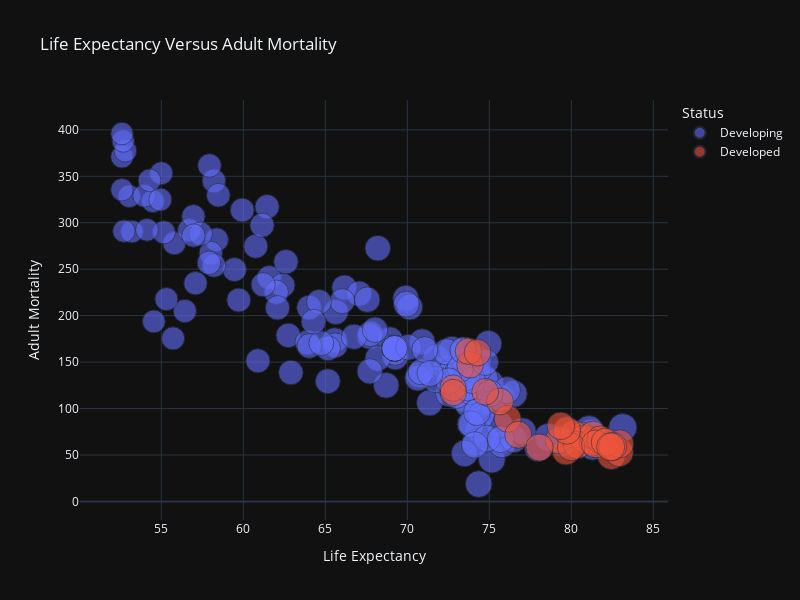

Notebook code cell kept with this figure:
### Code cell
# Create a scatter plot for life expectancy versus adult mortality
df_1 = cleaned_dataset.groupby(['Country', 'Status'])[['Life_Expectancy_Winsorized', 'Adult_Mortality_Winsorized']].mean().reset_index()

fig = px.scatter(
    df_1,
    y='Adult_Mortality_Winsorized', 
    x='Life_Expectancy_Winsorized',
    color='Status', 
    size='Life_Expectancy_Winsorized',
    template='plotly_dark',
    opacity=0.6,
    title='Life Expectancy Versus Adult Mortality')

fig.update_layout(
    width=800, 
    height=600, 
    xaxis_title='Life Expectancy', 
    yaxis_title='Adult Mortality')

### Figure 1 — Plotly figure (JSON) as saved in the notebook; plotly's stock layout.template omitted (floating-point values rounded to 4 significant figures; data arrays with more than 128 entries replaced by an {"elided": "..."} marker saying what was removed)
{"data": [{"hovertemplate": "Status=Developing<br>Life_Expectancy_Winsorized=%{marker.size}<br>Adult_Mortality_Winsorized=%{y}<extra></extra>", "legendgroup": "Developing", "marker": {"color": "#636efa", "opacity": 0.6, "size": {"elided": "158 float values"}, "sizemode": "area", "sizeref": 0.2079, "symbol": "circle"}, "mode": "markers", "name": "Developing", "orientation": "v", "showlegend": true, "type": "scatter", "x": {"elided": "158 float values"}, "xaxis": "x", "y": {"elided": "158 float values"}, "yaxis": "y"}, {"hovertemplate": "Status=Developed<br>Life_Expectancy_Winsorized=%{marker.size}<br>Adult_Mortality_Winsorized=%{y}<extra></extra>", "legendgroup": "Developed", "marker": {"color": "#EF553B", "opacity": 0.6, "size": [81.81, 81.48, 80.68, 72.79, 76.12, 79.67, 76.77, 79.26, 81.05, 73.83, 82.44, 80.15, 82.93, 82.95, 73.73, 72.81, 80.78, 80.36, 81.33, 81.34, 81.79, 75.65, 79.99, 74.28, 81.47, 74.75, 79.73, 82.07, 82.52, 82.4, 79.36, 78.06], "sizemode": "area", "sizeref": 0.2079, "symbol": "circle"}, "mode": "markers", "name": "Developed", "orientation": "v", "showlegend": true, "type": "scatter", "x": [81.81, 81.48, 80.68, 72.79, 76.12, 79.67, 76.77, 79.26, 81.05, 73.83, 82.44, 80.15, 82.93, 82.95, 73.73, 72.81, 80.78, 80.36, 81.33, 81.34, 81.79, 75.65, 79.99, 74.28, 81.47, 74.75, 79.73, 82.07, 82.52, 82.4, 79.36, 78.06], "xaxis": "x", "y": [63.19, 65.75, 70.19, 122.1, 89, 54.12, 71.81, 66.06, 66, 147.1, 49.38, 72.44, 52.64, 62, 161.8, 117.2, 67.56, 60.75, 64, 71.5, 66.25, 107.6, 58.88, 160.3, 62, 118.1, 76.44, 63.86, 59.19, 58.79, 81.4, 58.19], "yaxis": "y"}], "layout": {"height": 600, "legend": {"itemsizing": "constant", "title": {"text": "Status"}, "tracegroupgap": 0}, "title": {"text": "Life Expectancy Versus Adult Mortality"}, "width": 800, "xaxis": {"anchor": "y", "domain": [0, 1], "title": {"text": "Life Expectancy"}}, "yaxis": {"anchor": "x", "domain": [0, 1], "title": {"text": "Adult Mortality"}}}}
